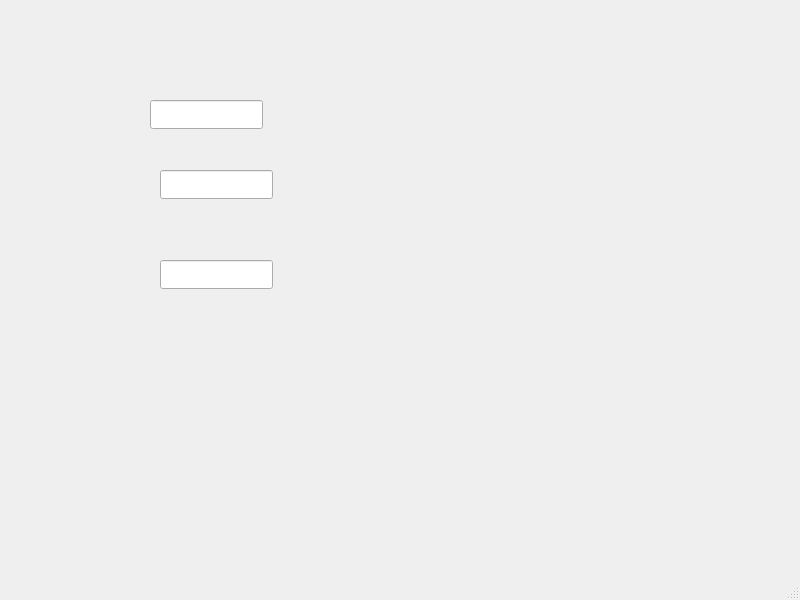
<?xml version="1.0" encoding="UTF-8"?>
<ui version="4.0">
 <class>MainWindow</class>
 <widget class="QMainWindow" name="MainWindow">
  <property name="geometry">
   <rect>
    <x>0</x>
    <y>0</y>
    <width>800</width>
    <height>600</height>
   </rect>
  </property>
  <property name="windowTitle">
   <string>MainWindow</string>
  </property>
  <widget class="QWidget" name="centralwidget">
   <widget class="QLineEdit" name="lineEdit_x">
    <property name="geometry">
     <rect>
      <x>150</x>
      <y>100</y>
      <width>113</width>
      <height>29</height>
     </rect>
    </property>
   </widget>
   <widget class="QLineEdit" name="lineEdit_y">
    <property name="geometry">
     <rect>
      <x>160</x>
      <y>170</y>
      <width>113</width>
      <height>29</height>
     </rect>
    </property>
   </widget>
   <widget class="QLineEdit" name="lineEdit_z">
    <property name="geometry">
     <rect>
      <x>160</x>
      <y>260</y>
      <width>113</width>
      <height>29</height>
     </rect>
    </property>
   </widget>
  </widget>
  <widget class="QMenuBar" name="menubar">
   <property name="geometry">
    <rect>
     <x>0</x>
     <y>0</y>
     <width>800</width>
     <height>26</height>
    </rect>
   </property>
  </widget>
  <widget class="QStatusBar" name="statusbar"/>
 </widget>
 <resources/>
 <connections/>
</ui>
